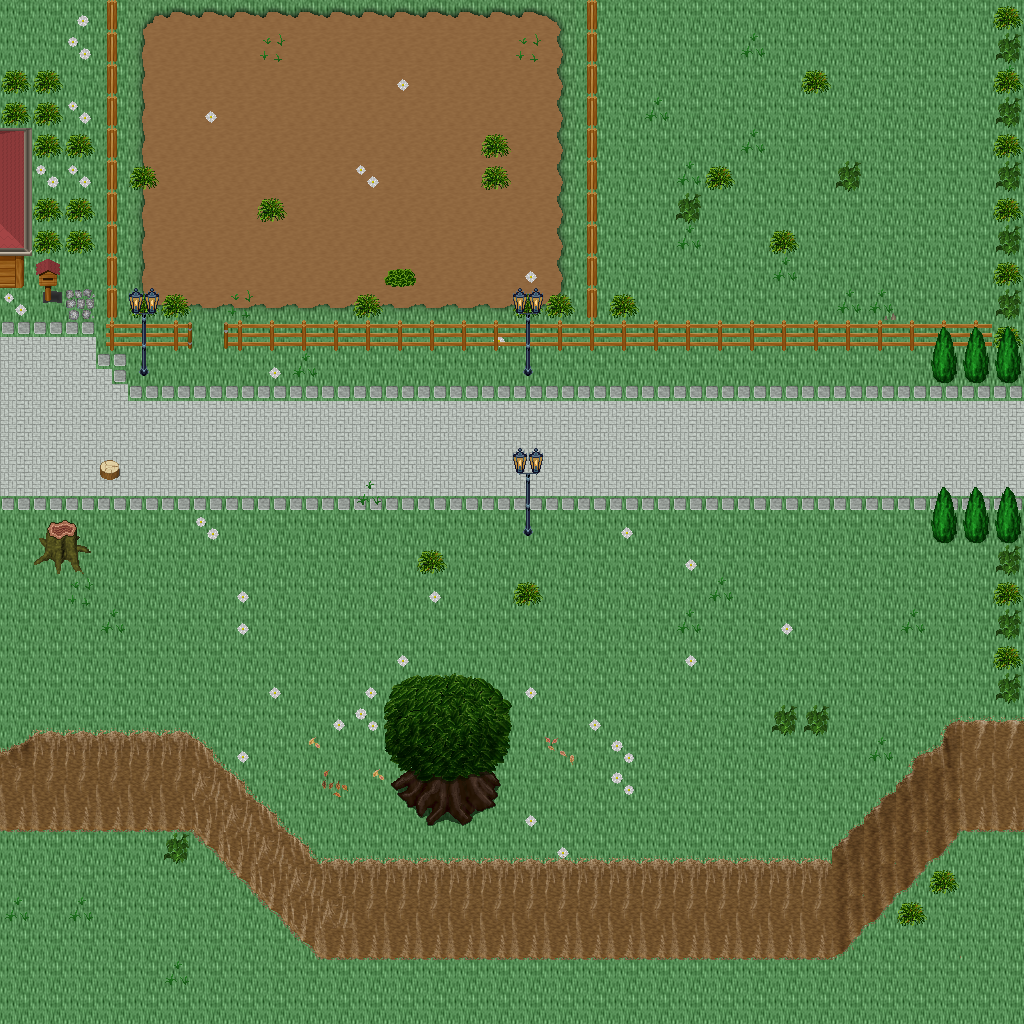

The image is a tile-based game level rendered from a .tmx file. Its description and source (layers, tilesets, objects; grid data summarised) follow:
An orthogonal 32x32 tile map with 32x32 px tiles, 5 tile layers (Ground, Objects, Objects2, Above, ...), 1 hidden layer not drawn, 41 tilesets.

<map version="1.10" tiledversion="1.11.0" orientation="orthogonal" renderorder="right-down" width="32" height="32" tilewidth="32" tileheight="32" infinite="0" nextlayerid="11" nextobjectid="1">
 <tileset firstgid="1" name="ground_ground" tilewidth="32" tileheight="32" tilecount="33" columns="3">
  <image source="../drawable/ground_ground.png" width="96" height="352" />
 </tileset>
 <tileset firstgid="34" name="ground_cobbled_paving" tilewidth="32" tileheight="32" tilecount="1" columns="1">
  <image source="../drawable/ground_cobbled_paving.png" width="32" height="32" />
 </tileset>
 <tileset firstgid="35" name="plant_grasses" tilewidth="32" tileheight="32" tilecount="6" columns="3">
  <image source="../drawable/plant_grasses.png" width="96" height="64" />
 </tileset>
 <tileset firstgid="41" name="plant_flower_daisy_white" tilewidth="32" tileheight="32" tilecount="8" columns="2">
  <image source="../drawable/plant_flower_daisy_white.png" width="64" height="128" />
 </tileset>
 <tileset firstgid="49" name="ground_ridge_earth_pale" tilewidth="32" tileheight="32" tilecount="96" columns="12">
  <image source="../drawable/ground_ridge_earth_pale.png" width="384" height="256" />
 </tileset>
 <tileset firstgid="145" name="plant_leaves" tilewidth="32" tileheight="32" tilecount="8" columns="4">
  <image source="../drawable/plant_leaves.png" width="128" height="64" />
 </tileset>
 <tileset firstgid="153" name="ground_grass_edges" tilewidth="32" tileheight="32" tilecount="36" columns="12">
  <image source="../drawable/ground_grass_edges.png" width="384" height="96" />
 </tileset>
 <tileset firstgid="189" name="ground_grass_corners" tilewidth="32" tileheight="32" tilecount="24" columns="6">
  <image source="../drawable/ground_grass_corners.png" width="192" height="128" />
 </tileset>
 <tileset firstgid="213" name="building_roof_blue" tilewidth="32" tileheight="32" tilecount="20" columns="5">
  <image source="../drawable/building_roof_blue.png" width="160" height="128" />
 </tileset>
 <tileset firstgid="233" name="building_wall_wall_brown" tilewidth="32" tileheight="32" tilecount="12" columns="3">
  <image source="../drawable/building_wall_wall_brown.png" width="96" height="128" />
 </tileset>
 <tileset firstgid="245" name="plant_tree_tree_darkgreen" tilewidth="32" tileheight="32" tilecount="88" columns="8">
  <image source="../drawable/plant_tree_tree_darkgreen.png" width="256" height="352" />
 </tileset>
 <tileset firstgid="333" name="building_roof_red" tilewidth="32" tileheight="32" tilecount="20" columns="5">
  <image source="../drawable/building_roof_red.png" width="160" height="128" />
 </tileset>
 <tileset firstgid="353" name="plant_bush_bushes" tilewidth="32" tileheight="32" tilecount="10" columns="5">
  <image source="../drawable/plant_bush_bushes.png" width="160" height="64" />
 </tileset>
 <tileset firstgid="363" name="building_window_window_left" tilewidth="32" tileheight="32" tilecount="2" columns="2">
  <image source="../drawable/building_window_window_left.png" width="64" height="32" />
 </tileset>
 <tileset firstgid="365" name="building_window_window_right" tilewidth="32" tileheight="32" tilecount="2" columns="2">
  <image source="../drawable/building_window_window_right.png" width="64" height="32" />
 </tileset>
 <tileset firstgid="367" name="building_door_door_n" tilewidth="32" tileheight="32" tilecount="6" columns="3">
  <image source="../drawable/building_door_door_n.png" width="96" height="64" />
 </tileset>
 <tileset firstgid="373" name="ground_green_paving_4" tilewidth="32" tileheight="32" tilecount="3" columns="3">
  <image source="../drawable/ground_green_paving_4.png" width="96" height="32" />
 </tileset>
 <tileset firstgid="376" name="item_postbox" tilewidth="32" tileheight="32" tilecount="4" columns="2">
  <image source="../drawable/item_postbox.png" width="64" height="64" />
 </tileset>
 <tileset firstgid="380" name="plant_bush_hedge" tilewidth="32" tileheight="32" tilecount="35" columns="5">
  <image source="../drawable/plant_bush_hedge.png" width="160" height="224" />
 </tileset>
 <tileset firstgid="415" name="building_door_closed" tilewidth="32" tileheight="32" tilecount="1" columns="1">
  <image source="../drawable/building_door_closed.png" width="32" height="32" />
 </tileset>
 <tileset firstgid="416" name="building_decoration_rocks_2" tilewidth="32" tileheight="32" tilecount="2" columns="1">
  <image source="../drawable/building_decoration_rocks_2.png" width="32" height="64" />
 </tileset>
 <tileset firstgid="418" name="plant_stump_rectangular" tilewidth="32" tileheight="32" tilecount="4" columns="2">
  <image source="../drawable/plant_stump_rectangular.png" width="64" height="64" />
 </tileset>
 <tileset firstgid="422" name="plant_stump_stump_purple" tilewidth="32" tileheight="32" tilecount="4" columns="2">
  <image source="../drawable/plant_stump_stump_purple.png" width="64" height="64" />
 </tileset>
 <tileset firstgid="426" name="building_fence_fence_chunky" tilewidth="32" tileheight="32" tilecount="21" columns="3">
  <image source="../drawable/building_fence_fence_chunky.png" width="96" height="224" />
 </tileset>
 <tileset firstgid="447" name="plant_stump_small_stump" tilewidth="32" tileheight="32" tilecount="4" columns="2">
  <image source="../drawable/plant_stump_small_stump.png" width="64" height="64" />
 </tileset>
 <tileset firstgid="451" name="building_decoration_chimney" tilewidth="32" tileheight="32" tilecount="2" columns="1">
  <image source="../drawable/building_decoration_chimney.png" width="32" height="64" />
 </tileset>
 <tileset firstgid="453" name="logic_item_sheepfood" tilewidth="32" tileheight="32" tilecount="1" columns="1">
  <image source="../drawable/logic_item_sheepfood.png" width="32" height="32" />
 </tileset>
 <tileset firstgid="454" name="logic_portal" tilewidth="32" tileheight="32" tilecount="24" columns="8">
  <image source="../drawable/logic_portal.png" width="256" height="96" />
 </tileset>
 <tileset firstgid="478" name="logic_item_sign" tilewidth="32" tileheight="32" tilecount="1" columns="1">
  <image source="../drawable/logic_item_sign.png" width="32" height="32" />
 </tileset>
 <tileset firstgid="479" name="logic_creature_sheep" tilewidth="32" tileheight="32" tilecount="1" columns="1">
  <image source="../drawable/logic_creature_sheep.png" width="32" height="32" />
 </tileset>
 <tileset firstgid="480" name="logic_collision" tilewidth="32" tileheight="32" tilecount="1" columns="1">
  <image source="../drawable/logic_collision.png" width="32" height="32" />
 </tileset>
 <tileset firstgid="481" name="logic_protection" tilewidth="32" tileheight="32" tilecount="2" columns="2">
  <image source="../drawable/logic_protection.png" width="64" height="32" />
 </tileset>
 <tileset firstgid="483" name="logic_creature_rodent" tilewidth="32" tileheight="32" tilecount="8" columns="8">
  <image source="../drawable/logic_creature_rodent.png" width="256" height="32" />
 </tileset>
 <tileset firstgid="491" name="furniture_chair_bench_iron" tilewidth="32" tileheight="32" tilecount="4" columns="2">
  <image source="../drawable/furniture_chair_bench_iron.png" width="64" height="64" />
 </tileset>
 <tileset firstgid="495" name="ground_green_paving" tilewidth="32" tileheight="32" tilecount="18" columns="3">
  <image source="../drawable/ground_green_paving.png" width="96" height="192" />
 </tileset>
 <tileset firstgid="513" name="building_fence_palisade" tilewidth="32" tileheight="32" tilecount="84" columns="6">
  <image source="../drawable/building_fence_palisade.png" width="192" height="448" />
 </tileset>
 <tileset firstgid="597" name="furniture_light_lamp_blue" tilewidth="32" tileheight="32" tilecount="3" columns="1">
  <image source="../drawable/furniture_light_lamp_blue.png" width="32" height="96" />
 </tileset>
 <tileset firstgid="600" name="light_light_5x5" tilewidth="32" tileheight="32" tilecount="25" columns="5">
  <image source="../drawable/light_light_5x5.png" width="160" height="160" />
 </tileset>
 <tileset firstgid="625" name="light_dim_light_7x5" tilewidth="32" tileheight="32" tilecount="35" columns="7">
  <image source="../drawable/light_dim_light_7x5.png" width="224" height="160" />
 </tileset>
 <tileset firstgid="660" name="plant_flower_flowers_mixed" tilewidth="32" tileheight="32" tilecount="16" columns="4">
  <image source="../drawable/plant_flower_flowers_mixed.png" width="128" height="128" />
 </tileset>
 <tileset firstgid="676" name="light_door_light" tilewidth="32" tileheight="32" tilecount="12" columns="3">
  <image source="../drawable/light_door_light.png" width="96" height="128" />
 </tileset>
 <layer id="1" name="Ground" width="32" height="32">
  <data>[1024 cells, 1024 non-empty, 2 distinct tile ids]</data>
 </layer>
 <layer id="2" name="Objects" width="32" height="32">
  <data>[1024 cells, 348 non-empty, 42 distinct tile ids]</data>
 </layer>
 <layer id="3" name="Objects2" width="32" height="32">
  <data>[1024 cells, 127 non-empty, 23 distinct tile ids]</data>
 </layer>
 <layer id="4" name="Above" width="32" height="32">
  <data>[1024 cells, 60 non-empty, 25 distinct tile ids]</data>
 </layer>
 <layer id="5" name="Above2" width="32" height="32">
  <data>[1024 cells, 0 non-empty, 0 distinct tile ids]</data>
 </layer>
 <layer id="6" name="Walkable" width="32" height="32" visible="0">
  <data>[1024 cells, 227 non-empty, 1 distinct tile ids]</data>
 </layer>
 <objectgroup id="7" name="Mapevents" />
 <objectgroup id="8" name="Spawn" />
 <objectgroup id="9" name="Keys" />
 <objectgroup id="10" name="Replace" />
</map>
